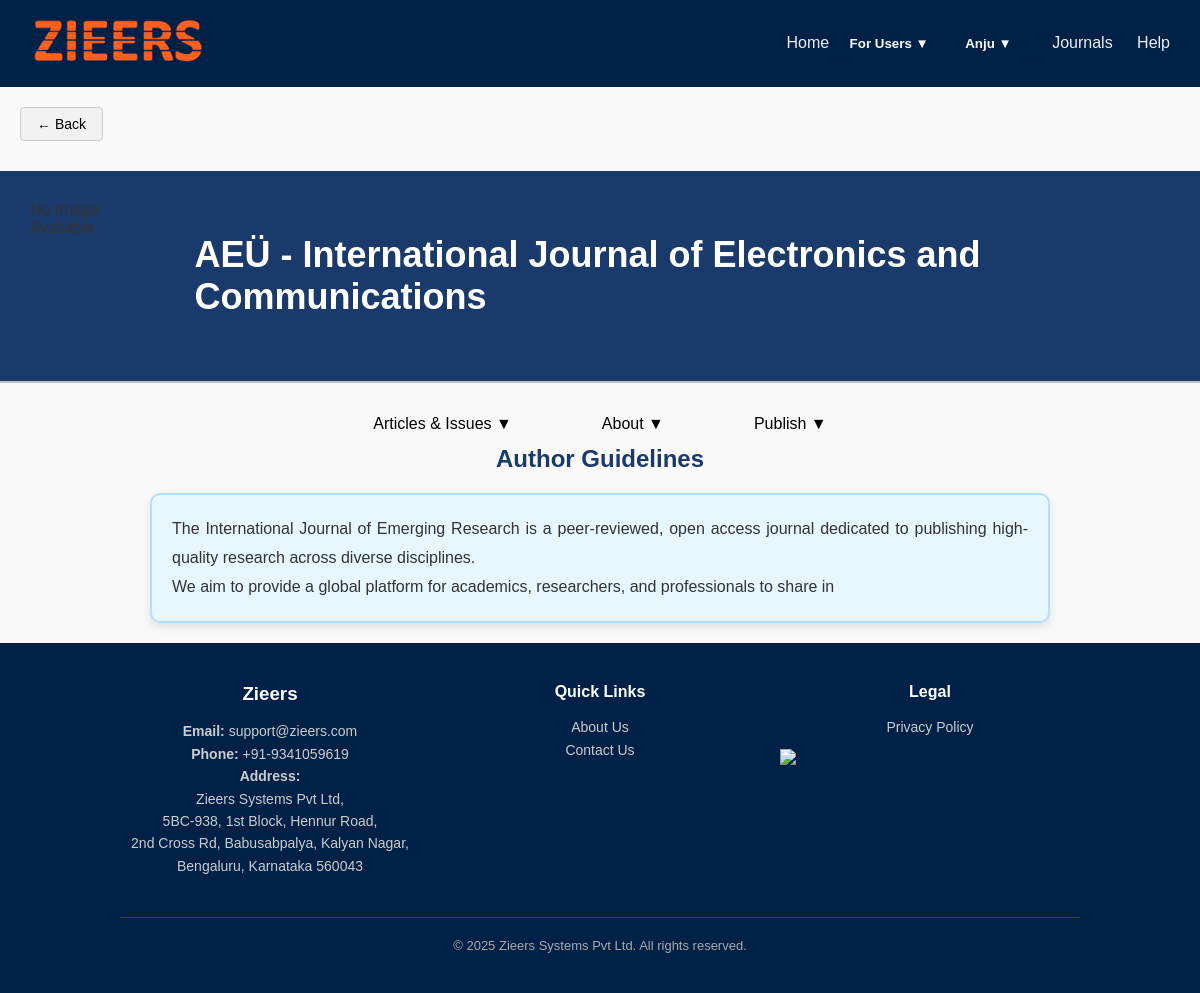
The app's page /researcher/author/author-guidelines.php?journal_id=26 (signed in) with its own data.
### tables this page shows
CREATE TABLE IF NOT EXISTS `journals` (
  `id` int NOT NULL AUTO_INCREMENT,
  `journal_name` varchar(255) NOT NULL,
  `primary_subject` varchar(255) NOT NULL,
  `secondary_subject` varchar(255) NOT NULL,
  `description` text NOT NULL,
  `publisher` varchar(255) NOT NULL,
  `issn` varchar(255) DEFAULT NULL,
  `access_type` varchar(255) NOT NULL,
  `author_payment_required` tinyint(1) DEFAULT '0',
  `reader_payment_required` tinyint(1) DEFAULT '0',
  `author_apc_amount` decimal(10,2) DEFAULT '0.00',
  `reader_fee_amount` decimal(10,2) DEFAULT '0.00',
  `payment_currency` varchar(10) DEFAULT NULL,
  `payment_link` varchar(255) DEFAULT NULL,
  `payment_notes` text,
  `submission_status` varchar(50) NOT NULL,
  `journal_image` varchar(255) DEFAULT NULL,
  `created_at` timestamp NULL DEFAULT CURRENT_TIMESTAMP,
  `journal_abbreviation` varchar(255) NOT NULL,
  `editorial_board` varchar(255) NOT NULL,
  `country` varchar(255) NOT NULL,
  `publication_frequency` varchar(255) NOT NULL,
  `indexing_info` text,
  `scope` text NOT NULL,
  `author_guidelines` varchar(255) DEFAULT NULL,
  `review_process` varchar(255) NOT NULL,
  `impact_factor` varchar(50) DEFAULT NULL,
  `citescore` varchar(50) DEFAULT NULL,
  `acceptance_rate` varchar(50) DEFAULT NULL,
  `editorial_team_id` int DEFAULT NULL,
  `keywords` text,
  PRIMARY KEY (`id`),
  KEY `fk_editorial_team` (`editorial_team_id`)
);

### include/db_connect.php (called while the page is built, shortened)
<?php
function getJournalDetail($conn, $journal_id) {
    $stmt = $conn->prepare("SELECT * FROM journals WHERE id = ?");
    $stmt->bind_param("i", $journal_id);
    $stmt->execute();
    $result = $stmt->get_result();
    if ($result->num_rows > 0) {
        return $result->fetch_assoc();
    }
    return null;
}
function getAuthorGuidelines($conn, $journal_id) {
    $stmt = $conn->prepare("SELECT author_guidelines FROM journals WHERE id = ?");
    $stmt->bind_param("i", $journal_id);
    $stmt->execute();
    $result = $stmt->get_result();
    if ($result->num_rows > 0) {
        $row = $result->fetch_assoc();
        return $row['author_guidelines'];
    }
    return null;
}
?>

### researcher/author/author-guidelines.php (the view, shortened to what this page needs)
<?php
include(__DIR__ . "/../../include/db_connect.php");
$journal_id = intval($_GET['journal_id']);
$journal = getJournalDetail($conn, $journal_id);
$author_guidelines = getAuthorGuidelines($conn, $journal_id);
$author_guidelines = htmlspecialchars($author_guidelines);
?>
<!DOCTYPE html>
<html lang="en">
<head>
    <link rel="stylesheet" href="../styles.css">
</head>
<body>
    <header>
    <div class="logo">
  <a href="../../publish.php">
    <img src="../../images/logo.png" alt="Zieers Logo" style="height: 50px;">
  </a>
</div>
    <div class="icons">
        <a href="../../publish.php">Home</a>
<div class="user-dropdown">
    <button class="dropdown-toggle">For Users ▼</a></button>
</div>
     <?php if (isset($_SESSION['user_id'])): ?>
<div class="user-dropdown">
    <button class="dropdown-toggle"><?php echo htmlspecialchars($_SESSION['first_name']); ?> ▼</button>
</div>
<?php endif; ?>
        <a href="journal-listing.php?journal_id=<?php echo $journal_id; ?>">Journals</a>
        <a href="help.php">Help</a>
    </div>
</header>
<div style="margin: 20px 0 0 20px;">
    <button onclick="history.back()" style="
        background-color: #f1f1f1;
        border: 1px solid #ccc;
        padding: 8px 16px;
        font-size: 14px;
        border-radius: 4px;
        cursor: pointer;
    ">
        ← Back
    </button>
</div>
    <div class="journal-header">
        <div class="image-container">
            <?php
                $imagePath = htmlspecialchars($journal['journal_image']);
                $fullImagePath = $_SERVER['DOCUMENT_ROOT'] . "/admin/" . $imagePath;
                if (file_exists($fullImagePath)) {
                    echo '<img src="/admin/' . $imagePath . '" alt="Journal Image">';
                } else {
                    echo '<span>No Image Available</span>';
                }
            ?>
        </div>
        <div class="journal-info">
            <h1><?php echo htmlspecialchars($journal['journal_name']); ?></h1>
        </div>
    </div>
    <div class="dropdown-container">
        <div class="dropdown">
            <button>Articles & Issues ▼</button>
        </div>
        <div class="dropdown">
            <button>About ▼</button>
        </div>
        <div class="dropdown">
            <button>Publish ▼</button>
        </div>
    </div>
    <div class="container">
    <h2 style="color: #1A3A6C; text-align: center; font-weight: bold;">Author Guidelines</h2>
    <div class="author-guidelines">
        <?php echo nl2br($author_guidelines); ?>
    </div>
</div>
    <footer class="site-footer">
  <div class="footer-container">
    <div class="footer-column">
      <h3>Zieers</h3>
      <p><strong>Email:</strong> <a href="mailto:support@zieers.com">support@zieers.com</a></p>
      <p><strong>Phone:</strong> +91-9341059619</p>
      <p><strong>Address:</strong><br>
        Zieers Systems Pvt Ltd,<br>
        5BC-938, 1st Block, Hennur Road,<br>
        2nd Cross Rd, Babusabpalya, Kalyan Nagar,<br>
        Bengaluru, Karnataka 560043
      </p>
    </div>
    <div class="footer-column">
      <h4>Quick Links</h4>
      <ul>
        <li><a href="../../about-us.php">About Us</a></li>
        <li><a href="../../contact-us.php">Contact Us</a></li>
      </ul>
    </div>
    <div class="footer-column">
      <h4>Legal</h4>
      <ul>
        <li><a href="../../privacy_policy.php">Privacy Policy</a></li>
      </ul>
      <a href="https://www.linkedin.com/company/your-company-name" target="_blank" class="social-link">
        <img src="https://cdn.jsdelivr.net/gh/devicons/devicon/icons/linkedin/linkedin-original.svg" alt="LinkedIn" class="social-icon">
      </a>
    </div>
  </div>
  <div class="footer-bottom">
   <p onclick="window.open('https://www.zieers.com/', '_blank');">
    &copy; <span id="year"></span> Zieers Systems Pvt Ltd. All rights reserved.
</p>
  </div>
</footer>
</body>
</html>

### styles.css (style rules this page uses)
* { margin: 0; padding: 0; box-sizing: border-box; font-family: Arial, sans-serif; }
body { font-family: 'Poppins', sans-serif; background-color: #eef2f3; color: #333; }
header { background: #002147; padding: 20px; color: white; }

### researcher/author/author-guidelines.php (style rules this page uses)
body { font-family: 'Segoe UI', Tahoma, Geneva, Verdana, sans-serif; background-color: #f9f9f9; margin: 0; padding: 0; }
header { background-color: #002147; color: white; padding: 15px 30px; display: flex; justify-content: space-between; align-items: center; }
.logo { font-size: 28px; font-weight: bold; color: #ECF0F1; }
.icons a { color: #ECF0F1; text-decoration: none; margin-left: 20px; font-size: 16px; }
.journal-header { display: flex; align-items: center; justify-content: flex-start; background-color: #1A3A6C; padding: 30px; border-bottom: 2px solid #BDC3C7; margin-top: 30px; }
.image-container { width: 150px; height: 150px; overflow: hidden; border-radius: 10px; margin-right: 30px; background-color: #1A3A6C; }
.journal-info h1 { font-size: 36px; font-weight: 600; color: #ffffff; margin: 0; }
.dropdown-container { display: flex; justify-content: center; margin-top: 20px; gap: 10px; }
.dropdown { position: relative; display: inline-block; margin: 0 15px; }
.dropdown button { background-color: transparent; color: #000000; padding: 12px 25px; font-size: 16px; border: none; cursor: pointer; }
.user-dropdown { position: relative; display: inline-block; font-family: 'Poppins', sans-serif; }
.dropdown-toggle { background-color: #002147; color: white; padding: 10px 16px; border: none; border-radius: 6px; cursor: pointer; font-weight: bold; transition: background 0.3s ease; }
.author-guidelines { background-color: #E6F7FF; padding: 20px; margin: 20px auto; max-width: 900px; border: 2px solid #B3E0FF; border-radius: 10px; box-shadow: 0px 4px 8px rgba(0, 0, 0, 0.1); font-size: 16px; line-height: 1.8; color: #333; text-align: justify; }
footer { background: #002147; color: white; text-align: center; padding: 20px 10px; }
footer p { cursor: pointer; }
.site-footer { background-color: #002147; color: white; padding: 40px 10%; font-family: 'Poppins', sans-serif; }
.footer-container { display: flex; flex-wrap: wrap; justify-content: space-between; gap: 30px; }
.footer-column { flex: 1; min-width: 250px; }
.footer-column h3, .footer-column h4 { margin-bottom: 15px; color: #ffffff; }
.footer-column p, .footer-column a, .footer-column li { font-size: 14px; color: #ccc; line-height: 1.6; text-decoration: none; }
.footer-column ul { list-style: none; padding-left: 0; }
.footer-bottom { text-align: center; margin-top: 40px; border-top: 1px solid #444; padding-top: 20px; font-size: 13px; color: #aaa; }
.social-link { display: flex; align-items: center; color: #ccc; text-decoration: none; margin-top: 10px; }
.social-icon { width: 20px; height: 20px; margin-right: 8px; }

### records on screen
journals: journal_name "AEÜ - International Journal of Electronics and Communications", author_guidelines "The International Journal of Emerging Research is a peer-reviewed, open access journal dedicated to publishing high-quality research across diverse disciplines. We aim to provide a global platform for academics, researchers, and professionals to share in"

### other values on screen
$_SESSION['first_name'] "Anju"
